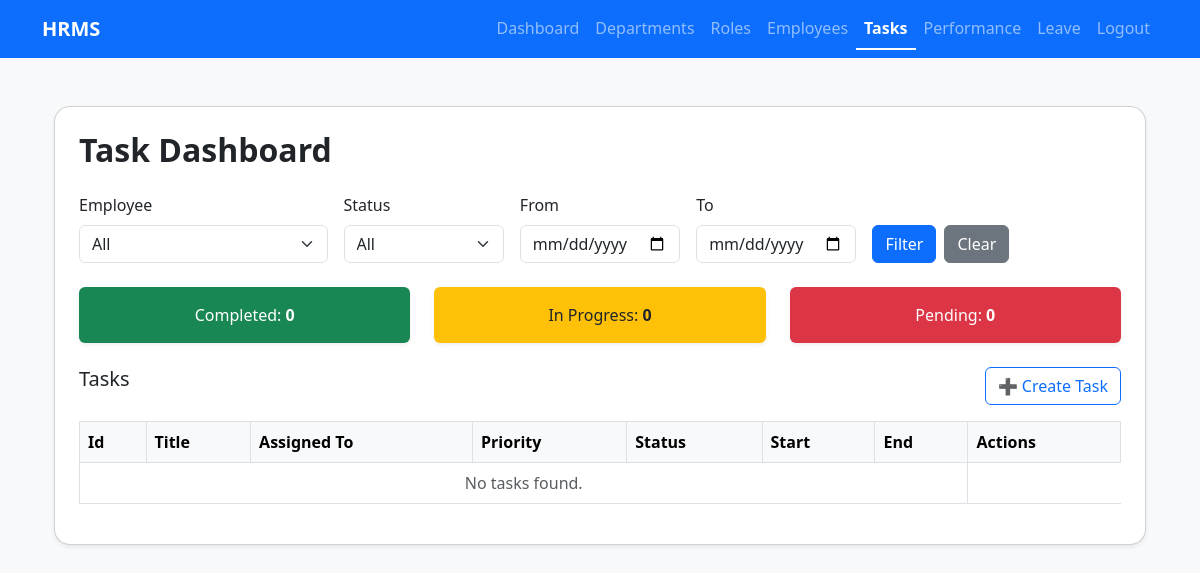
The app's page /departments/tasks/ (signed in), older data.
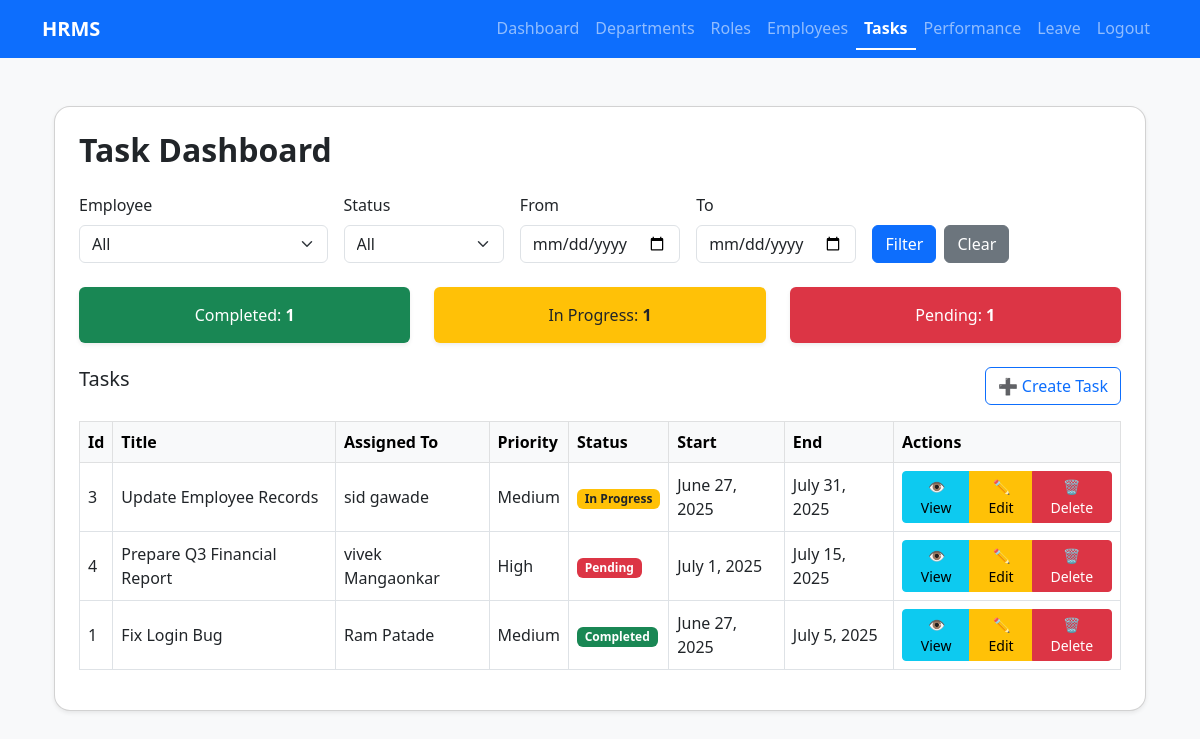
The same page, newer data.
### departments/models.py (models this page shows, shortened)
class TaskAssignment(models.Model):
    STATUS_CHOICES = [
        ('Pending', 'Pending'),
        ('In Progress', 'In Progress'),
        ('Completed', 'Completed'),
    ]
    assignment_id = models.AutoField(primary_key=True)
    task = models.ForeignKey(Task, on_delete=models.CASCADE)
    employee = models.ForeignKey(CustomUser, on_delete=models.CASCADE)
    assigned_by = models.ForeignKey(CustomUser, on_delete=models.CASCADE, related_name='assigned_tasks')
    assigned_date = models.DateTimeField(auto_now_add=True)
    completed_at = models.DateTimeField(null=True, blank=True)
    status = models.CharField(max_length=20, choices=STATUS_CHOICES, default='Pending')

class Task(models.Model):
    TASK_PRIORITY_CHOICES = [
        ('High', 'High'),
        ('Medium', 'Medium'),
        ('Low', 'Low'),
    ]
    TASK_TYPE_CHOICES = [
        ('Individual', 'Individual'),
        ('Team', 'Team'),
    ]
    task_id = models.AutoField(primary_key=True)
    task_title = models.CharField(max_length=255)
    task_description = models.TextField()
    task_priority = models.CharField(max_length=20, choices=TASK_PRIORITY_CHOICES)
    task_type = models.CharField(max_length=20, choices=TASK_TYPE_CHOICES)
    start_date = models.DateField()
    end_date = models.DateField()
    created_at = models.DateTimeField(auto_now_add=True)
    updated_at = models.DateTimeField(auto_now=True)

class CustomUser(AbstractUser):
    employee_id = models.AutoField(primary_key=True)
    mobile = models.CharField(max_length=100)
    dept = models.ForeignKey(Department, on_delete=models.SET_NULL, null=True, blank=True)
    role = models.ForeignKey(Role, on_delete=models.SET_NULL, null=True, blank=True)
    reporting_manager = models.ForeignKey(
        'self',
        on_delete=models.SET_NULL,
        null=True,
        blank=True,
        related_name='subordinates'
    )
    date_of_joining = models.DateField(null=True, blank=True)
    created_at = models.DateTimeField(auto_now_add=True)
    updated_at = models.DateTimeField(auto_now=True)
    REQUIRED_FIELDS = ['email', 'first_name', 'last_name']

### departments/views.py (the view)
# urls.py: path('tasks/', views.task_list, name='task_list'),
@login_required
def task_list(request):
    tasks = TaskAssignment.objects.select_related('task', 'employee')
    employee_id = request.GET.get('employee')
    status = request.GET.get('status')
    from_date = request.GET.get('start_date')
    to_date = request.GET.get('end_date')
    tasks = tasks.filter(assigned_by=request.user)
    if employee_id and employee_id != 'all':
        tasks = tasks.filter(employee_id=employee_id)
    if status and status != 'all':
        tasks = tasks.filter(status=status)
    if from_date:
        tasks = tasks.filter(task__start_date__gte=from_date)
    if to_date:
        tasks = tasks.filter(task__end_date__lte=to_date)
    total = tasks.count()
    completed = tasks.filter(status='Completed').count()
    pending = tasks.filter(status='Pending').count()
    in_progress = tasks.filter(status='In Progress').count()
    stats = {
        'total': total,
        'completed': completed,
        'pending': pending,
        'in_progress': in_progress,
    }
    employees = CustomUser.objects.filter(reporting_manager=request.user)
    return render(request, 'departments/task_list.html', {
        'tasks': tasks,
        'employees': employees,
        'stats': stats,
        'request': request  # for template filter dropdowns
    })

### templates/departments/task_list.html (shortened to what the changed rows need)
{% extends 'departments/base.html' %}
{% block content %}
<div class="container my-5">
    <div class="card shadow-sm rounded-4 p-4">
        <h2 class="fw-bold mb-4">Task Dashboard</h2>
        <div class="row text-center mb-4">
            <div class="col-md-4">
                <div class="bg-success text-white p-3 rounded shadow-sm">Completed: <strong>{{ stats.completed }}</strong></div>
            </div>
            <div class="col-md-4">
                <div class="bg-warning text-dark p-3 rounded shadow-sm">In Progress: <strong>{{ stats.in_progress }}</strong></div>
            </div>
            <div class="col-md-4">
                <div class="bg-danger text-white p-3 rounded shadow-sm">Pending: <strong>{{ stats.pending }}</strong></div>
            </div>
        </div>
        <div class="table-responsive">
            <table class="table table-bordered table-hover align-middle">
                <thead class="table-light">
                    <tr>
                        <th>Id</th>
                        <th>Title</th>
                        <th>Assigned To</th>
                        <th>Priority</th>
                        <th>Status</th>
                        <th>Start</th>
                        <th>End</th>
                        <th>Actions</th>
                    </tr>
                </thead>
                <tbody>
                    {% for task in tasks %}
                    <tr>
                        <td>{{ task.task.task_id }}</td>
                        <td>{{ task.task.task_title }}</td>
                        <td>{{ task.employee.get_full_name }}</td>
                        <td>{{ task.task.task_priority }}</td>
                        <td>
                            {% if task.status == 'Completed' %}
                                <span class="badge bg-success">{{ task.status }}</span>
                            {% elif task.status == 'In Progress' %}
                                <span class="badge bg-warning text-dark">{{ task.status }}</span>
                            {% else %}
                                <span class="badge bg-danger">{{ task.status }}</span>
                            {% endif %}
                        </td>
                        <td>{{ task.task.start_date }}</td>
                        <td>{{ task.task.end_date }}</td>
                        <td>
                            <div class="btn-group btn-group-sm" role="group">
                                <a href="{% url 'task_detail' task.pk %}" class="btn btn-info">👁 View</a>
                                <a href="{% url 'task_edit' task.pk %}" class="btn btn-warning">✏ Edit</a>
                                <a href="{% url 'task_delete' task.pk %}" class="btn btn-danger">🗑 Delete</a>
                            </div>
                        </td>
                    </tr>
                    {% empty %}
                    <tr>
                        <td colspan="7" class="text-center text-muted">No tasks found.</td>
                    </tr>
                    {% endfor %}
                </tbody>
            </table>
        </div>
    </div>
</div>
{% endblock %}

Row changes from the older to the newer data that the page shows:
added TaskAssignment: task.task_id "3", task.task_title "Update Employee Records", employee.get_full_name "sid gawade", task.task_priority "Medium", status "In Progress", task.start_date "June 27, 2025", task.end_date "July 31, 2025"
added TaskAssignment: task.task_id "4", task.task_title "Prepare Q3 Financial Report", employee.get_full_name "vivek Mangaonkar", task.task_priority "High", status "Pending", task.start_date "July 1, 2025", task.end_date "July 15, 2025"
added TaskAssignment: task.task_id "1", task.task_title "Fix Login Bug", employee.get_full_name "Ram Patade", task.task_priority "Medium", status "Completed", task.start_date "June 27, 2025", task.end_date "July 5, 2025"
Text that changed along with them:
{{ stats.completed }}: "0" → "1"
{{ stats.in_progress }}: "0" → "1"
{{ stats.pending }}: "0" → "1"
text no longer shown: "No tasks found."
